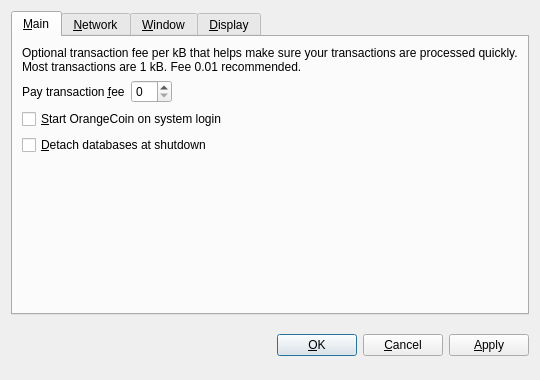
<?xml version="1.0" encoding="UTF-8"?>
<ui version="4.0">
 <class>OptionsDialog</class>
 <widget class="QDialog" name="OptionsDialog">
  <property name="geometry">
   <rect>
    <x>0</x>
    <y>0</y>
    <width>540</width>
    <height>380</height>
   </rect>
  </property>
  <property name="windowTitle">
   <string>Options</string>
  </property>
  <property name="modal">
   <bool>true</bool>
  </property>
  <layout class="QVBoxLayout" name="verticalLayout">
   <item>
    <widget class="QTabWidget" name="tabWidget">
     <property name="tabPosition">
      <enum>QTabWidget::North</enum>
     </property>
     <property name="currentIndex">
      <number>0</number>
     </property>
     <widget class="QWidget" name="tabMain">
      <attribute name="title">
       <string>&amp;Main</string>
      </attribute>
      <layout class="QVBoxLayout" name="verticalLayout_Main">
       <item>
        <widget class="QLabel" name="transactionFeeInfoLabel">
         <property name="text">
          <string>Optional transaction fee per kB that helps make sure your transactions are processed quickly. Most transactions are 1 kB. Fee 0.01 recommended.</string>
         </property>
         <property name="textFormat">
          <enum>Qt::PlainText</enum>
         </property>
         <property name="wordWrap">
          <bool>true</bool>
         </property>
        </widget>
       </item>
       <item>
        <layout class="QHBoxLayout" name="horizontalLayout_Main">
         <item>
          <widget class="QLabel" name="transactionFeeLabel">
           <property name="text">
            <string>Pay transaction &amp;fee</string>
           </property>
           <property name="textFormat">
            <enum>Qt::PlainText</enum>
           </property>
           <property name="buddy">
            <cstring>transactionFee</cstring>
           </property>
          </widget>
         </item>
         <item>
          <widget class="BitcoinAmountField" name="transactionFee"/>
         </item>
         <item>
          <spacer name="horizontalSpacer_Main">
           <property name="orientation">
            <enum>Qt::Horizontal</enum>
           </property>
           <property name="sizeHint" stdset="0">
            <size>
             <width>40</width>
             <height>20</height>
            </size>
           </property>
          </spacer>
         </item>
        </layout>
       </item>
       <item>
        <widget class="QCheckBox" name="bitcoinAtStartup">
         <property name="toolTip">
          <string>Automatically start OrangeCoin after logging in to the system.</string>
         </property>
         <property name="text">
          <string>&amp;Start OrangeCoin on system login</string>
         </property>
        </widget>
       </item>
       <item>
        <widget class="QCheckBox" name="detachDatabases">
         <property name="toolTip">
          <string>Detach block and address databases at shutdown. This means they can be moved to another data directory, but it slows down shutdown. The wallet is always detached.</string>
         </property>
         <property name="text">
          <string>&amp;Detach databases at shutdown</string>
         </property>
        </widget>
       </item>
       <item>
        <spacer name="verticalSpacer_Main">
         <property name="orientation">
          <enum>Qt::Vertical</enum>
         </property>
         <property name="sizeHint" stdset="0">
          <size>
           <width>20</width>
           <height>40</height>
          </size>
         </property>
        </spacer>
       </item>
      </layout>
     </widget>
     <widget class="QWidget" name="tabNetwork">
      <attribute name="title">
       <string>&amp;Network</string>
      </attribute>
      <layout class="QVBoxLayout" name="verticalLayout_Network">
       <item>
        <widget class="QCheckBox" name="mapPortUpnp">
         <property name="toolTip">
          <string>Automatically open the OrangeCoin client port on the router. This only works when your router supports UPnP and it is enabled.</string>
         </property>
         <property name="text">
          <string>Map port using &amp;UPnP</string>
         </property>
        </widget>
       </item>
       <item>
        <widget class="QCheckBox" name="connectSocks">
         <property name="toolTip">
          <string>Connect to the OrangeCoin network through a SOCKS proxy (e.g. when connecting through Tor).</string>
         </property>
         <property name="text">
          <string>&amp;Connect through SOCKS proxy:</string>
         </property>
        </widget>
       </item>
       <item>
        <layout class="QHBoxLayout" name="horizontalLayout_Network">
         <item>
          <widget class="QLabel" name="proxyIpLabel">
           <property name="text">
            <string>Proxy &amp;IP:</string>
           </property>
           <property name="textFormat">
            <enum>Qt::PlainText</enum>
           </property>
           <property name="buddy">
            <cstring>proxyIp</cstring>
           </property>
          </widget>
         </item>
         <item>
          <widget class="QValidatedLineEdit" name="proxyIp">
           <property name="maximumSize">
            <size>
             <width>140</width>
             <height>16777215</height>
            </size>
           </property>
           <property name="toolTip">
            <string>IP address of the proxy (e.g. 127.0.0.1)</string>
           </property>
          </widget>
         </item>
         <item>
          <widget class="QLabel" name="proxyPortLabel">
           <property name="text">
            <string>&amp;Port:</string>
           </property>
           <property name="textFormat">
            <enum>Qt::PlainText</enum>
           </property>
           <property name="buddy">
            <cstring>proxyPort</cstring>
           </property>
          </widget>
         </item>
         <item>
          <widget class="QLineEdit" name="proxyPort">
           <property name="maximumSize">
            <size>
             <width>55</width>
             <height>16777215</height>
            </size>
           </property>
           <property name="toolTip">
            <string>Port of the proxy (e.g. 9050)</string>
           </property>
          </widget>
         </item>
         <item>
          <widget class="QLabel" name="socksVersionLabel">
           <property name="text">
            <string>SOCKS &amp;Version:</string>
           </property>
           <property name="textFormat">
            <enum>Qt::PlainText</enum>
           </property>
           <property name="buddy">
            <cstring>socksVersion</cstring>
           </property>
          </widget>
         </item>
         <item>
          <widget class="QValueComboBox" name="socksVersion">
           <property name="toolTip">
            <string>SOCKS version of the proxy (e.g. 5)</string>
           </property>
          </widget>
         </item>
         <item>
          <spacer name="horizontalSpacer_Network">
           <property name="orientation">
            <enum>Qt::Horizontal</enum>
           </property>
           <property name="sizeHint" stdset="0">
            <size>
             <width>40</width>
             <height>20</height>
            </size>
           </property>
          </spacer>
         </item>
        </layout>
       </item>
       <item>
        <spacer name="verticalSpacer_Network">
         <property name="orientation">
          <enum>Qt::Vertical</enum>
         </property>
         <property name="sizeHint" stdset="0">
          <size>
           <width>20</width>
           <height>40</height>
          </size>
         </property>
        </spacer>
       </item>
      </layout>
     </widget>
     <widget class="QWidget" name="tabWindow">
      <attribute name="title">
       <string>&amp;Window</string>
      </attribute>
      <layout class="QVBoxLayout" name="verticalLayout_Window">
       <item>
        <widget class="QCheckBox" name="minimizeToTray">
         <property name="toolTip">
          <string>Show only a tray icon after minimizing the window.</string>
         </property>
         <property name="text">
          <string>&amp;Minimize to the tray instead of the taskbar</string>
         </property>
        </widget>
       </item>
       <item>
        <widget class="QCheckBox" name="minimizeOnClose">
         <property name="toolTip">
          <string>Minimize instead of exit the application when the window is closed. When this option is enabled, the application will be closed only after selecting Quit in the menu.</string>
         </property>
         <property name="text">
          <string>M&amp;inimize on close</string>
         </property>
        </widget>
       </item>
       <item>
        <spacer name="verticalSpacer_Window">
         <property name="orientation">
          <enum>Qt::Vertical</enum>
         </property>
         <property name="sizeHint" stdset="0">
          <size>
           <width>20</width>
           <height>40</height>
          </size>
         </property>
        </spacer>
       </item>
      </layout>
     </widget>
     <widget class="QWidget" name="tabDisplay">
      <attribute name="title">
       <string>&amp;Display</string>
      </attribute>
      <layout class="QVBoxLayout" name="verticalLayout_Display">
       <item>
        <layout class="QHBoxLayout" name="horizontalLayout_1_Display">
         <item>
          <widget class="QLabel" name="langLabel">
           <property name="text">
            <string>User Interface &amp;language:</string>
           </property>
           <property name="textFormat">
            <enum>Qt::PlainText</enum>
           </property>
           <property name="buddy">
            <cstring>lang</cstring>
           </property>
          </widget>
         </item>
         <item>
          <widget class="QValueComboBox" name="lang">
           <property name="toolTip">
            <string>The user interface language can be set here. This setting will take effect after restarting OrangeCoin.</string>
           </property>
          </widget>
         </item>
        </layout>
       </item>
       <item>
        <layout class="QHBoxLayout" name="horizontalLayout_2_Display">
         <item>
          <widget class="QLabel" name="unitLabel">
           <property name="text">
            <string>&amp;Unit to show amounts in:</string>
           </property>
           <property name="textFormat">
            <enum>Qt::PlainText</enum>
           </property>
           <property name="buddy">
            <cstring>unit</cstring>
           </property>
          </widget>
         </item>
         <item>
          <widget class="QValueComboBox" name="unit">
           <property name="toolTip">
            <string>Choose the default subdivision unit to show in the interface and when sending coins.</string>
           </property>
          </widget>
         </item>
        </layout>
       </item>
       <item>
        <widget class="QCheckBox" name="displayAddresses">
         <property name="toolTip">
          <string>Whether to show OrangeCoin addresses in the transaction list or not.</string>
         </property>
         <property name="text">
          <string>&amp;Display addresses in transaction list</string>
         </property>
        </widget>
       </item>
       <item>
        <widget class="QCheckBox" name="coinControlFeatures">
         <property name="toolTip">
          <string>Whether to show coin control features or not.</string>
         </property>
         <property name="text">
          <string>Display coin &amp;control features (experts only!)</string>
         </property>
        </widget>
       </item>
       <item>
        <spacer name="verticalSpacer_Display">
         <property name="orientation">
          <enum>Qt::Vertical</enum>
         </property>
         <property name="sizeHint" stdset="0">
          <size>
           <width>20</width>
           <height>40</height>
          </size>
         </property>
        </spacer>
       </item>
      </layout>
     </widget>
    </widget>
   </item>
   <item>
    <layout class="QHBoxLayout" name="horizontalLayout_Buttons">
     <item>
      <spacer name="horizontalSpacer_1">
       <property name="orientation">
        <enum>Qt::Horizontal</enum>
       </property>
       <property name="sizeHint" stdset="0">
        <size>
         <width>40</width>
         <height>48</height>
        </size>
       </property>
      </spacer>
     </item>
     <item>
      <widget class="QLabel" name="statusLabel">
       <property name="font">
        <font>
         <weight>75</weight>
         <bold>true</bold>
        </font>
       </property>
       <property name="text">
        <string/>
       </property>
       <property name="textFormat">
        <enum>Qt::PlainText</enum>
       </property>
       <property name="wordWrap">
        <bool>true</bool>
       </property>
      </widget>
     </item>
     <item>
      <spacer name="horizontalSpacer_2">
       <property name="orientation">
        <enum>Qt::Horizontal</enum>
       </property>
       <property name="sizeHint" stdset="0">
        <size>
         <width>40</width>
         <height>48</height>
        </size>
       </property>
      </spacer>
     </item>
     <item>
      <widget class="QPushButton" name="okButton">
       <property name="text">
        <string>&amp;OK</string>
       </property>
      </widget>
     </item>
     <item>
      <widget class="QPushButton" name="cancelButton">
       <property name="text">
        <string>&amp;Cancel</string>
       </property>
       <property name="autoDefault">
        <bool>false</bool>
       </property>
      </widget>
     </item>
     <item>
      <widget class="QPushButton" name="applyButton">
       <property name="text">
        <string>&amp;Apply</string>
       </property>
       <property name="autoDefault">
        <bool>false</bool>
       </property>
      </widget>
     </item>
    </layout>
   </item>
  </layout>
 </widget>
 <customwidgets>
  <customwidget>
   <class>BitcoinAmountField</class>
   <extends>QSpinBox</extends>
   <header>bitcoinamountfield.h</header>
  </customwidget>
  <customwidget>
   <class>QValueComboBox</class>
   <extends>QComboBox</extends>
   <header>qvaluecombobox.h</header>
  </customwidget>
  <customwidget>
   <class>QValidatedLineEdit</class>
   <extends>QLineEdit</extends>
   <header>qvalidatedlineedit.h</header>
  </customwidget>
 </customwidgets>
 <resources/>
 <connections/>
</ui>
